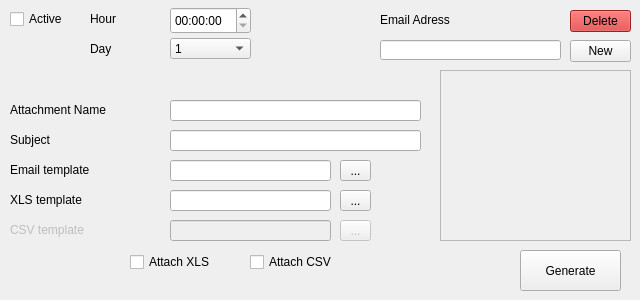
      <widget class="QWidget" name="Monthly">
       <attribute name="title">
        <string>Monthly</string>
       </attribute>
       <widget class="QLabel" name="label_25">
        <property name="enabled">
         <bool>false</bool>
        </property>
        <property name="geometry">
         <rect>
          <x>10</x>
          <y>220</y>
          <width>151</width>
          <height>20</height>
         </rect>
        </property>
        <property name="text">
         <string>CSV template</string>
        </property>
       </widget>
       <widget class="QLineEdit" name="monthlyXLS">
        <property name="geometry">
         <rect>
          <x>170</x>
          <y>190</y>
          <width>161</width>
          <height>21</height>
         </rect>
        </property>
       </widget>
       <widget class="QLineEdit" name="monthlyAttach">
        <property name="geometry">
         <rect>
          <x>170</x>
          <y>100</y>
          <width>251</width>
          <height>21</height>
         </rect>
        </property>
       </widget>
       <widget class="QLabel" name="label_27">
        <property name="geometry">
         <rect>
          <x>10</x>
          <y>160</y>
          <width>151</width>
          <height>20</height>
         </rect>
        </property>
        <property name="text">
         <string>Email template</string>
        </property>
       </widget>
       <widget class="QLabel" name="label_28">
        <property name="geometry">
         <rect>
          <x>10</x>
          <y>100</y>
          <width>151</width>
          <height>20</height>
         </rect>
        </property>
        <property name="text">
         <string>Attachment Name</string>
        </property>
       </widget>
       <widget class="QLineEdit" name="monthlyCSV">
        <property name="enabled">
         <bool>false</bool>
        </property>
        <property name="geometry">
         <rect>
          <x>170</x>
          <y>220</y>
          <width>161</width>
          <height>21</height>
         </rect>
        </property>
       </widget>
       <widget class="QLineEdit" name="monthlyEmail">
        <property name="geometry">
         <rect>
          <x>170</x>
          <y>160</y>
          <width>161</width>
          <height>21</height>
         </rect>
        </property>
       </widget>
       <widget class="QCheckBox" name="monthlyActive">
        <property name="geometry">
         <rect>
          <x>10</x>
          <y>7</y>
          <width>100</width>
          <height>24</height>
         </rect>
        </property>
        <property name="text">
         <string>Active</string>
        </property>
       </widget>
       <widget class="QLineEdit" name="monthlySubj">
        <property name="geometry">
         <rect>
          <x>170</x>
          <y>130</y>
          <width>251</width>
          <height>21</height>
         </rect>
        </property>
       </widget>
       <widget class="QLabel" name="label_29">
        <property name="geometry">
         <rect>
          <x>10</x>
          <y>130</y>
          <width>151</width>
          <height>20</height>
         </rect>
        </property>
        <property name="text">
         <string>Subject</string>
        </property>
       </widget>
       <widget class="QCheckBox" name="monthlyAttachXLS">
        <property name="geometry">
         <rect>
          <x>130</x>
          <y>250</y>
          <width>121</width>
          <height>24</height>
         </rect>
        </property>
        <property name="text">
         <string>Attach XLS</string>
        </property>
       </widget>
       <widget class="QLabel" name="label_31">
        <property name="geometry">
         <rect>
          <x>10</x>
          <y>190</y>
          <width>151</width>
          <height>20</height>
         </rect>
        </property>
        <property name="text">
         <string>XLS template</string>
        </property>
       </widget>
       <widget class="QCheckBox" name="monthlyAttachCSV">
        <property name="geometry">
         <rect>
          <x>250</x>
          <y>250</y>
          <width>121</width>
          <height>24</height>
         </rect>
        </property>
        <property name="text">
         <string>Attach CSV</string>
        </property>
       </widget>
       <widget class="QLabel" name="label_13">
        <property name="geometry">
         <rect>
          <x>90</x>
          <y>40</y>
          <width>74</width>
          <height>18</height>
         </rect>
        </property>
        <property name="text">
         <string>Day</string>
        </property>
       </widget>
       <widget class="QLabel" name="label_19">
        <property name="geometry">
         <rect>
          <x>90</x>
          <y>10</y>
          <width>74</width>
          <height>18</height>
         </rect>
        </property>
        <property name="text">
         <string>Hour</string>
        </property>
       </widget>
       <widget class="QTimeEdit" name="monthlyTIme">
        <property name="geometry">
         <rect>
          <x>170</x>
          <y>7</y>
          <width>81</width>
          <height>27</height>
         </rect>
        </property>
       </widget>
       <widget class="QToolButton" name="monthlyBrXLS">
        <property name="geometry">
         <rect>
          <x>340</x>
          <y>190</y>
          <width>31</width>
          <height>21</height>
         </rect>
        </property>
        <property name="text">
         <string>...</string>
        </property>
       </widget>
       <widget class="QToolButton" name="monthlyBrCSV">
        <property name="enabled">
         <bool>false</bool>
        </property>
        <property name="geometry">
         <rect>
          <x>340</x>
          <y>220</y>
          <width>31</width>
          <height>21</height>
         </rect>
        </property>
        <property name="text">
         <string>...</string>
        </property>
       </widget>
       <widget class="QToolButton" name="monthlyBrEMAIL">
        <property name="geometry">
         <rect>
          <x>340</x>
          <y>160</y>
          <width>31</width>
          <height>21</height>
         </rect>
        </property>
        <property name="text">
         <string>...</string>
        </property>
       </widget>
       <widget class="QComboBox" name="monthlyDays">
        <property name="geometry">
         <rect>
          <x>170</x>
          <y>38</y>
          <width>81</width>
          <height>21</height>
         </rect>
        </property>
        <property name="styleSheet">
         <string notr="true">combobox-popup: 0;</string>
        </property>
        <item>
         <property name="text">
          <string>1</string>
         </property>
        </item>
        <item>
         <property name="text">
          <string>2</string>
         </property>
        </item>
        <item>
         <property name="text">
          <string>3</string>
         </property>
        </item>
        <item>
         <property name="text">
          <string>4</string>
         </property>
        </item>
        <item>
         <property name="text">
          <string>5</string>
         </property>
        </item>
        <item>
         <property name="text">
          <string>6</string>
         </property>
        </item>
        <item>
         <property name="text">
          <string>7</string>
         </property>
        </item>
        <item>
         <property name="text">
          <string>8</string>
         </property>
        </item>
        <item>
         <property name="text">
          <string>9</string>
         </property>
        </item>
        <item>
         <property name="text">
          <string>10</string>
         </property>
        </item>
        <item>
         <property name="text">
          <string>11</string>
         </property>
        </item>
        <item>
         <property name="text">
          <string>12</string>
         </property>
        </item>
        <item>
         <property name="text">
          <string>13</string>
         </property>
        </item>
        <item>
         <property name="text">
          <string>14</string>
         </property>
        </item>
        <item>
         <property name="text">
          <string>15</string>
         </property>
        </item>
        <item>
         <property name="text">
          <string>16</string>
         </property>
        </item>
        <item>
         <property name="text">
          <string>17</string>
         </property>
        </item>
        <item>
         <property name="text">
          <string>18</string>
         </property>
        </item>
        <item>
         <property name="text">
          <string>19</string>
         </property>
        </item>
        <item>
         <property name="text">
          <string>20</string>
         </property>
        </item>
        <item>
         <property name="text">
          <string>21</string>
         </property>
        </item>
        <item>
         <property name="text">
          <string>22</string>
         </property>
        </item>
        <item>
         <property name="text">
          <string>23</string>
         </property>
        </item>
        <item>
         <property name="text">
          <string>24</string>
         </property>
        </item>
        <item>
         <property name="text">
          <string>25</string>
         </property>
        </item>
        <item>
         <property name="text">
          <string>26</string>
         </property>
        </item>
        <item>
         <property name="text">
          <string>27</string>
         </property>
        </item>
        <item>
         <property name="text">
          <string>28</string>
         </property>
        </item>
        <item>
         <property name="text">
          <string>29</string>
         </property>
        </item>
        <item>
         <property name="text">
          <string>30</string>
         </property>
        </item>
        <item>
         <property name="text">
          <string>31</string>
         </property>
        </item>
       </widget>
       <widget class="QScrollArea" name="monthlyEmailScrollArea">
        <property name="geometry">
         <rect>
          <x>440</x>
          <y>70</y>
          <width>191</width>
          <height>171</height>
         </rect>
        </property>
        <property name="styleSheet">
         <string notr="true"/>
        </property>
        <property name="widgetResizable">
         <bool>true</bool>
        </property>
        <widget class="QWidget" name="monthlyEmailWidget">
         <property name="geometry">
          <rect>
           <x>0</x>
           <y>0</y>
           <width>189</width>
           <height>169</height>
          </rect>
         </property>
         <property name="styleSheet">
          <string notr="true"/>
         </property>
         <layout class="QVBoxLayout" name="verticalLayout_8">
          <item>
           <layout class="QVBoxLayout" name="monthlyEmailLayout"/>
          </item>
         </layout>
        </widget>
       </widget>
       <widget class="QLineEdit" name="monthlyEmailAdress">
        <property name="geometry">
         <rect>
          <x>380</x>
          <y>40</y>
          <width>181</width>
          <height>20</height>
         </rect>
        </property>
       </widget>
       <widget class="QToolButton" name="monthlynewEmailAdress">
        <property name="geometry">
         <rect>
          <x>570</x>
          <y>40</y>
          <width>61</width>
          <height>22</height>
         </rect>
        </property>
        <property name="text">
         <string>New</string>
        </property>
       </widget>
       <widget class="QToolButton" name="monthlydeleteEmailAdress">
        <property name="geometry">
         <rect>
          <x>570</x>
          <y>10</y>
          <width>61</width>
          <height>22</height>
         </rect>
        </property>
        <property name="styleSheet">
         <string notr="true">background-color: #d32f2f;</string>
        </property>
        <property name="text">
         <string>Delete</string>
        </property>
       </widget>
       <widget class="QLabel" name="label_30">
        <property name="geometry">
         <rect>
          <x>380</x>
          <y>10</y>
          <width>141</width>
          <height>20</height>
         </rect>
        </property>
        <property name="text">
         <string>Email Adress</string>
        </property>
       </widget>
       <widget class="QToolButton" name="monthlyGenerate">
        <property name="geometry">
         <rect>
          <x>520</x>
          <y>250</y>
          <width>101</width>
          <height>41</height>
         </rect>
        </property>
        <property name="text">
         <string>Generate</string>
        </property>
       </widget>
      </widget>
